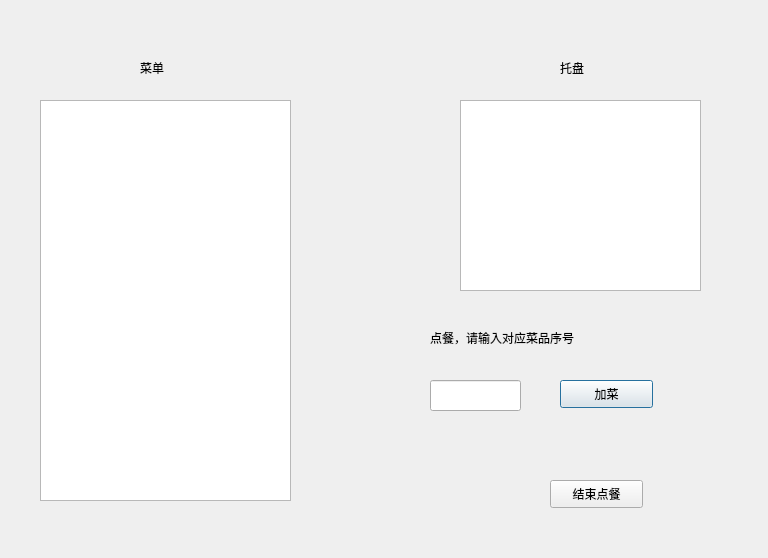
<?xml version="1.0" encoding="UTF-8"?>
<ui version="4.0">
 <class>ordercolumn</class>
 <widget class="QDialog" name="ordercolumn">
  <property name="geometry">
   <rect>
    <x>0</x>
    <y>0</y>
    <width>768</width>
    <height>558</height>
   </rect>
  </property>
  <property name="windowTitle">
   <string>Dialog</string>
  </property>
  <widget class="QLabel" name="label">
   <property name="geometry">
    <rect>
     <x>140</x>
     <y>60</y>
     <width>41</width>
     <height>16</height>
    </rect>
   </property>
   <property name="text">
    <string>菜单</string>
   </property>
  </widget>
  <widget class="QLabel" name="label_2">
   <property name="geometry">
    <rect>
     <x>560</x>
     <y>60</y>
     <width>72</width>
     <height>15</height>
    </rect>
   </property>
   <property name="text">
    <string>托盘</string>
   </property>
  </widget>
  <widget class="QTextEdit" name="menu">
   <property name="geometry">
    <rect>
     <x>40</x>
     <y>100</y>
     <width>251</width>
     <height>401</height>
    </rect>
   </property>
  </widget>
  <widget class="QTextEdit" name="tray">
   <property name="geometry">
    <rect>
     <x>460</x>
     <y>100</y>
     <width>241</width>
     <height>191</height>
    </rect>
   </property>
  </widget>
  <widget class="QLabel" name="label_3">
   <property name="geometry">
    <rect>
     <x>430</x>
     <y>330</y>
     <width>191</width>
     <height>16</height>
    </rect>
   </property>
   <property name="text">
    <string>点餐，请输入对应菜品序号</string>
   </property>
  </widget>
  <widget class="QLineEdit" name="add">
   <property name="geometry">
    <rect>
     <x>430</x>
     <y>380</y>
     <width>91</width>
     <height>31</height>
    </rect>
   </property>
  </widget>
  <widget class="QPushButton" name="add_dish">
   <property name="geometry">
    <rect>
     <x>560</x>
     <y>380</y>
     <width>93</width>
     <height>28</height>
    </rect>
   </property>
   <property name="text">
    <string>加菜</string>
   </property>
  </widget>
  <widget class="QPushButton" name="endmeal">
   <property name="geometry">
    <rect>
     <x>550</x>
     <y>480</y>
     <width>93</width>
     <height>28</height>
    </rect>
   </property>
   <property name="text">
    <string>结束点餐</string>
   </property>
  </widget>
 </widget>
 <resources/>
 <connections/>
</ui>
